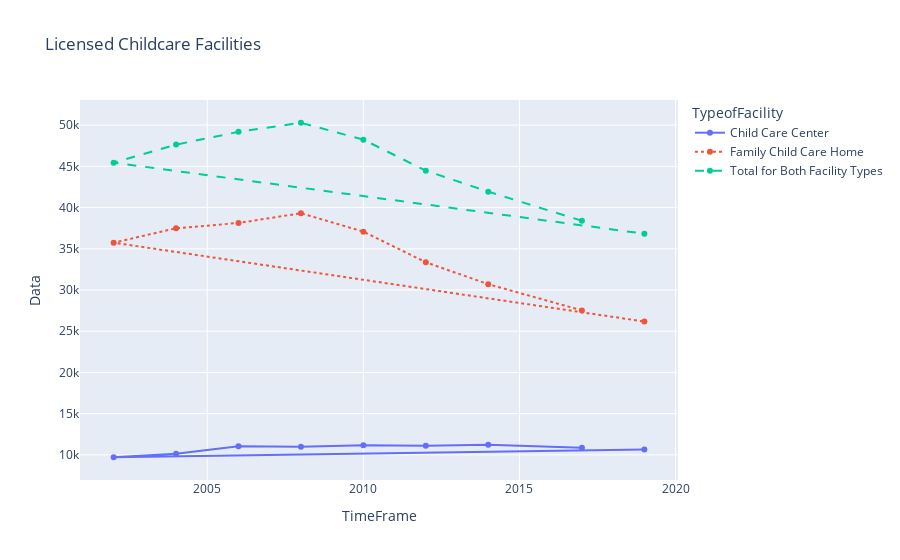

The notebook cell this image was saved under:
### Code cell
caDF.sort_values(by=['TimeFrame'], ascending=True)
caDF["Data"] = pd.to_numeric(caDF['Data'])

linechart = px.line(
    data_frame = caDF,
    x = "TimeFrame",
    y = "Data",
    orientation ="v",
    color="TypeofFacility",
    line_group = "TypeofFacility",
    line_dash = "TypeofFacility",
    markers = True,
    title = "Licensed Childcare Facilities"
    
)

linechart.show()

### Figure 1 — Plotly figure (JSON) as saved in the notebook; plotly's stock layout.template omitted (floating-point values rounded to 4 significant figures)
{"data": [{"hovertemplate": "TypeofFacility=Child Care Center<br>TimeFrame=%{x}<br>Data=%{y}<extra></extra>", "legendgroup": "Child Care Center", "line": {"color": "#636efa", "dash": "solid"}, "marker": {"symbol": "circle"}, "mode": "markers+lines", "name": "Child Care Center", "orientation": "v", "showlegend": true, "type": "scatter", "x": [2017, 2014, 2012, 2010, 2008, 2006, 2004, 2002, 2019], "xaxis": "x", "y": [10866, 11230, 11111, 11163, 10976, 11054, 10143, 9710, 10654], "yaxis": "y"}, {"hovertemplate": "TypeofFacility=Family Child Care Home<br>TimeFrame=%{x}<br>Data=%{y}<extra></extra>", "legendgroup": "Family Child Care Home", "line": {"color": "#EF553B", "dash": "dot"}, "marker": {"symbol": "circle"}, "mode": "markers+lines", "name": "Family Child Care Home", "orientation": "v", "showlegend": true, "type": "scatter", "x": [2017, 2014, 2012, 2010, 2008, 2006, 2004, 2002, 2019], "xaxis": "x", "y": [27528, 30701, 33365, 37078, 39314, 38132, 37494, 35739, 26173], "yaxis": "y"}, {"hovertemplate": "TypeofFacility=Total for Both Facility Types<br>TimeFrame=%{x}<br>Data=%{y}<extra></extra>", "legendgroup": "Total for Both Facility Types", "line": {"color": "#00cc96", "dash": "dash"}, "marker": {"symbol": "circle"}, "mode": "markers+lines", "name": "Total for Both Facility Types", "orientation": "v", "showlegend": true, "type": "scatter", "x": [2017, 2014, 2012, 2010, 2008, 2006, 2004, 2002, 2019], "xaxis": "x", "y": [38394, 41931, 44476, 48241, 50290, 49186, 47637, 45449, 36827], "yaxis": "y"}], "layout": {"legend": {"title": {"text": "TypeofFacility"}, "tracegroupgap": 0}, "title": {"text": "Licensed Childcare Facilities"}, "xaxis": {"anchor": "y", "domain": [0, 1], "title": {"text": "TimeFrame"}}, "yaxis": {"anchor": "x", "domain": [0, 1], "title": {"text": "Data"}}}}
